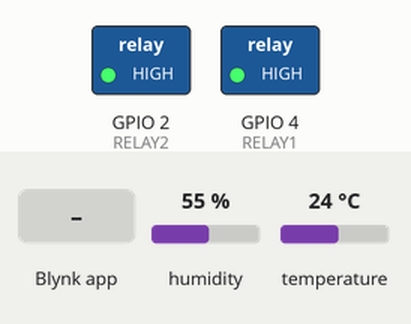
Bench run of a sketch on a simulated ESP32. Parts: switched loads named in the sketch (green lamp = pin HIGH). The test bench sets the inputs (shaded band); at power-on: humidity 55 %, temperature 24 °C. WiFi joins after 1.5 s; servers stay silent unless stated.

Above: at 3.0 s.
3.1 s: Blynk app writes 0 to V0
At 3.9 s:
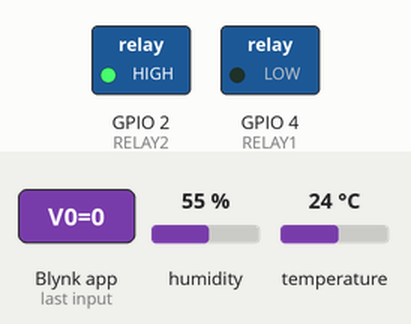
4.6 s: Blynk app writes 1 to V0
At 5.0 s:
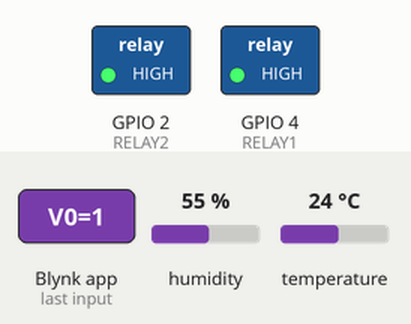
6.1 s: Blynk app writes 0 to V1
At 7.3 s:
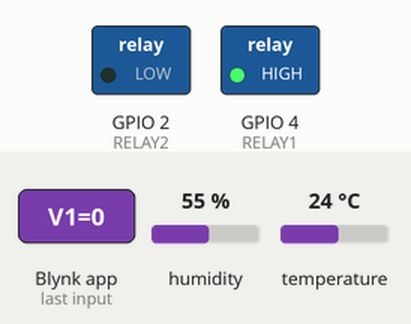
7.6 s: Blynk app writes 1 to V1
At 8.5 s:
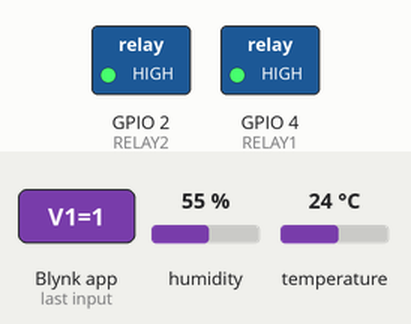
Timing chart, 0 to 10.1 s (numbered marks = the images above; inputs shaded):
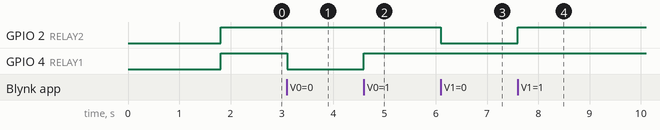

Measured:
- after the input at 3.1 s, GPIO 4 (RELAY1): HIGH → LOW at once
- after the input at 4.6 s, GPIO 4 (RELAY1): LOW → HIGH at once
- after the input at 6.1 s, GPIO 2 (RELAY2): HIGH → LOW at once
- after the input at 7.6 s, GPIO 2 (RELAY2): LOW → HIGH at once

The sketch:

Tree.ino
```cpp
#define BLYNK_TEMPLATE_ID "*****"
#define BLYNK_TEMPLATE_NAME "*****"
#define BLYNK_AUTH_TOKEN "*******"

#include <WiFi.h>
#include <BlynkSimpleEsp32.h>
#include "DHT.h"

#define RELAY1 4
#define RELAY2 2
#define DHTPIN 15
#define DHTTYPE DHT11

#define MOISTURE_PIN1 34
#define MOISTURE_PIN2 35

char ssid[] = "nam wifi";
char pass[] = "yourpasswifi";

DHT dht(DHTPIN, DHTTYPE);
BlynkTimer timer;

void sendSensor() {

  float h = dht.readHumidity();
  float t = dht.readTemperature();

  if (isnan(h) || isnan(t)) {
    Serial.println("Failed to read from DHT sensor!");
    return;
  }


  int moisture1 = analogRead(MOISTURE_PIN1);
  int moisture2 = analogRead(MOISTURE_PIN2);


  Blynk.virtualWrite(V2, t);
  Blynk.virtualWrite(V3, h);
  Blynk.virtualWrite(V4, moisture1);
  Blynk.virtualWrite(V5, moisture2);

}

void setup() {
  Serial.begin(115200);
  Blynk.begin(BLYNK_AUTH_TOKEN, ssid, pass);

  pinMode(RELAY1, OUTPUT);
  pinMode(RELAY2, OUTPUT);
  digitalWrite(RELAY1, 1);
  digitalWrite(RELAY2, 1);

  dht.begin();

  timer.setInterval(5000L, sendSensor);
}

void loop() {
  Blynk.run();
  timer.run();
}

BLYNK_WRITE(V0) {
  int value = param.asInt();
  digitalWrite(RELAY1, value);
}

BLYNK_WRITE(V1) {
  int value = param.asInt();
  digitalWrite(RELAY2, value);
}
```
